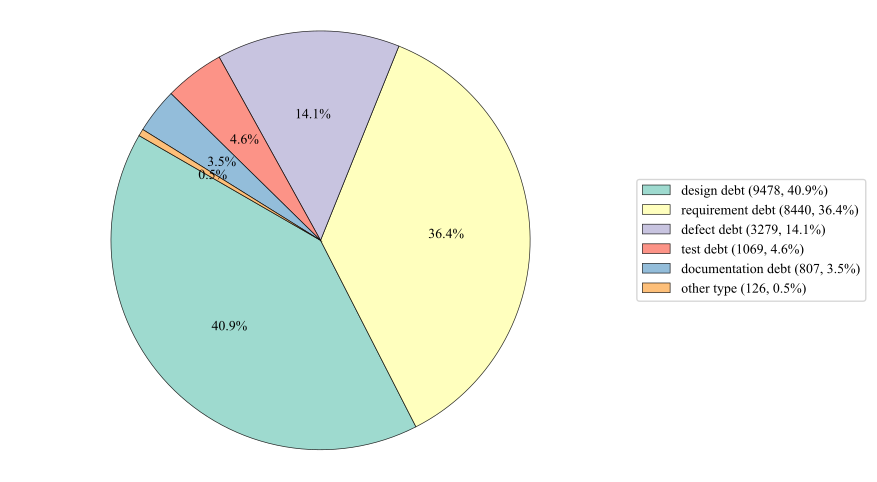

The Python source for this figure:
import json
import os
import pandas as pd
import matplotlib.pyplot as plt
import seaborn as sns

# 	
with open('../../Dataset/data/merged_data_40501.json', encoding='utf-8') as f:
    df = pd.DataFrame(json.load(f)).replace({'is_self_fixed': {1: 'Self-fixed', 0: 'Non Self-fixed'}})

# ： Self-fixed  satd_type 
type_counts = df[df['is_self_fixed'] == 'Self-fixed']['satd_type'].value_counts()

# 
plt.rcParams.update({'font.family': 'Times New Roman', 'axes.unicode_minus': False})
colors = sns.color_palette("Set3", len(type_counts))

# 
fig, ax = plt.subplots(figsize=(8, 6))
patches, _, _ = ax.pie(
    type_counts,
    colors=colors,
    autopct='%1.1f%%',
    startangle=150,
    wedgeprops={'edgecolor': 'black', 'linewidth': 0.5, 'alpha': 0.85}
)

ax.axis('equal')  # 
total = type_counts.sum()
legend_labels = [
    f"{lbl} ({cnt}, {cnt / total * 100:.1f}%)"
    for lbl, cnt in zip(type_counts.index, type_counts)
]
ax.legend(patches, legend_labels,
          loc="center left",
          bbox_to_anchor=(1, 0, 0.5, 1),
          prop={'size': 10})

base = os.path.splitext(os.path.basename(__file__))[0]
plt.savefig(f'{base}.pdf', bbox_inches='tight')
plt.close()
